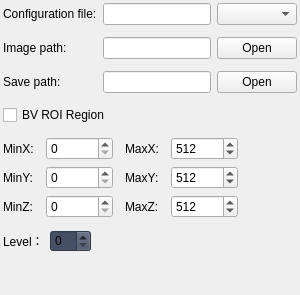
                          <widget class="QWidget" name="predict_page">
                           <layout class="QVBoxLayout" name="verticalLayout_59">
                            <property name="leftMargin">
                             <number>0</number>
                            </property>
                            <property name="topMargin">
                             <number>0</number>
                            </property>
                            <property name="rightMargin">
                             <number>0</number>
                            </property>
                            <property name="bottomMargin">
                             <number>0</number>
                            </property>
                            <item>
                             <widget class="QWidget" name="pred_widget" native="true">
                              <layout class="QVBoxLayout" name="verticalLayout_43">
                               <property name="leftMargin">
                                <number>0</number>
                               </property>
                               <property name="topMargin">
                                <number>0</number>
                               </property>
                               <property name="rightMargin">
                                <number>0</number>
                               </property>
                               <property name="bottomMargin">
                                <number>0</number>
                               </property>
                               <item>
                                <layout class="QGridLayout" name="gridLayout_8">
                                 <property name="leftMargin">
                                  <number>3</number>
                                 </property>
                                 <property name="topMargin">
                                  <number>3</number>
                                 </property>
                                 <property name="rightMargin">
                                  <number>3</number>
                                 </property>
                                 <property name="bottomMargin">
                                  <number>3</number>
                                 </property>
                                 <property name="verticalSpacing">
                                  <number>12</number>
                                 </property>
                                 <item row="2" column="1">
                                  <widget class="QLineEdit" name="predict_cfg_save_lineEdit">
                                   <property name="readOnly">
                                    <bool>true</bool>
                                   </property>
                                  </widget>
                                 </item>
                                 <item row="2" column="2">
                                  <widget class="QPushButton" name="predict_cfg_save_Button">
                                   <property name="text">
                                    <string>Open</string>
                                   </property>
                                  </widget>
                                 </item>
                                 <item row="2" column="0">
                                  <widget class="QLabel" name="label_12">
                                   <property name="text">
                                    <string>Save path:</string>
                                   </property>
                                  </widget>
                                 </item>
                                 <item row="1" column="0">
                                  <widget class="QLabel" name="label_10">
                                   <property name="text">
                                    <string>Image path:</string>
                                   </property>
                                  </widget>
                                 </item>
                                 <item row="0" column="2">
                                  <widget class="QComboBox" name="predict_cfg_comboBox"/>
                                 </item>
                                 <item row="0" column="0">
                                  <widget class="QLabel" name="label_11">
                                   <property name="text">
                                    <string>Configuration file:</string>
                                   </property>
                                  </widget>
                                 </item>
                                 <item row="0" column="1">
                                  <widget class="QWidget" name="cfg_widget" native="true">
                                   <layout class="QVBoxLayout" name="verticalLayout_26">
                                    <property name="spacing">
                                     <number>0</number>
                                    </property>
                                    <property name="leftMargin">
                                     <number>0</number>
                                    </property>
                                    <property name="topMargin">
                                     <number>0</number>
                                    </property>
                                    <property name="rightMargin">
                                     <number>0</number>
                                    </property>
                                    <property name="bottomMargin">
                                     <number>0</number>
                                    </property>
                                    <item>
                                     <widget class="QLineEdit" name="predict_cfg_lineEdit"/>
                                    </item>
                                   </layout>
                                  </widget>
                                 </item>
                                 <item row="1" column="2">
                                  <widget class="QPushButton" name="predict_cfg_images_Button">
                                   <property name="text">
                                    <string>Open</string>
                                   </property>
                                  </widget>
                                 </item>
                                 <item row="1" column="1">
                                  <widget class="QLineEdit" name="predict_cfg_images_lineEdit"/>
                                 </item>
                                </layout>
                               </item>
                               <item>
                                <layout class="QHBoxLayout" name="horizontalLayout_21">
                                 <property name="leftMargin">
                                  <number>3</number>
                                 </property>
                                 <property name="topMargin">
                                  <number>3</number>
                                 </property>
                                 <property name="rightMargin">
                                  <number>3</number>
                                 </property>
                                 <property name="bottomMargin">
                                  <number>3</number>
                                 </property>
                                 <item>
                                  <widget class="QCheckBox" name="bv_ROI_checkBox">
                                   <property name="text">
                                    <string>BV ROI Region</string>
                                   </property>
                                  </widget>
                                 </item>
                                </layout>
                               </item>
                               <item>
                                <widget class="QWidget" name="bv_ROI_widget" native="true">
                                 <property name="minimumSize">
                                  <size>
                                   <width>0</width>
                                   <height>0</height>
                                  </size>
                                 </property>
                                 <layout class="QVBoxLayout" name="verticalLayout_28">
                                  <property name="leftMargin">
                                   <number>0</number>
                                  </property>
                                  <property name="topMargin">
                                   <number>0</number>
                                  </property>
                                  <property name="rightMargin">
                                   <number>0</number>
                                  </property>
                                  <property name="bottomMargin">
                                   <number>0</number>
                                  </property>
                                  <item>
                                   <layout class="QGridLayout" name="gridLayout_13">
                                    <property name="leftMargin">
                                     <number>3</number>
                                    </property>
                                    <property name="topMargin">
                                     <number>3</number>
                                    </property>
                                    <property name="rightMargin">
                                     <number>3</number>
                                    </property>
                                    <property name="bottomMargin">
                                     <number>3</number>
                                    </property>
                                    <property name="horizontalSpacing">
                                     <number>12</number>
                                    </property>
                                    <property name="verticalSpacing">
                                     <number>6</number>
                                    </property>
                                    <item row="0" column="2">
                                     <widget class="QLabel" name="label_33">
                                      <property name="text">
                                       <string>MaxX:</string>
                                      </property>
                                     </widget>
                                    </item>
                                    <item row="0" column="0">
                                     <widget class="QLabel" name="label_7">
                                      <property name="text">
                                       <string>MinX:</string>
                                      </property>
                                     </widget>
                                    </item>
                                    <item row="0" column="4">
                                     <spacer name="horizontalSpacer_4">
                                      <property name="orientation">
                                       <enum>Qt::Horizontal</enum>
                                      </property>
                                      <property name="sizeHint" stdset="0">
                                       <size>
                                        <width>40</width>
                                        <height>20</height>
                                       </size>
                                      </property>
                                     </spacer>
                                    </item>
                                    <item row="1" column="3">
                                     <widget class="QSpinBox" name="MaxY_spinBox">
                                      <property name="sizePolicy">
                                       <sizepolicy hsizetype="Expanding" vsizetype="Fixed">
                                        <horstretch>0</horstretch>
                                        <verstretch>0</verstretch>
                                       </sizepolicy>
                                      </property>
                                      <property name="minimum">
                                       <number>0</number>
                                      </property>
                                      <property name="maximum">
                                       <number>99999999</number>
                                      </property>
                                      <property name="value">
                                       <number>512</number>
                                      </property>
                                     </widget>
                                    </item>
                                    <item row="2" column="3">
                                     <widget class="QSpinBox" name="MaxZ_spinBox">
                                      <property name="sizePolicy">
                                       <sizepolicy hsizetype="Expanding" vsizetype="Fixed">
                                        <horstretch>0</horstretch>
                                        <verstretch>0</verstretch>
                                       </sizepolicy>
                                      </property>
                                      <property name="minimum">
                                       <number>0</number>
                                      </property>
                                      <property name="maximum">
                                       <number>99999999</number>
                                      </property>
                                      <property name="value">
                                       <number>512</number>
                                      </property>
                                     </widget>
                                    </item>
                                    <item row="1" column="1">
                                     <widget class="QSpinBox" name="MinY_spinBox">
                                      <property name="sizePolicy">
                                       <sizepolicy hsizetype="Expanding" vsizetype="Fixed">
                                        <horstretch>0</horstretch>
                                        <verstretch>0</verstretch>
                                       </sizepolicy>
                                      </property>
                                      <property name="maximum">
                                       <number>99999999</number>
                                      </property>
                                     </widget>
                                    </item>
                                    <item row="1" column="0">
                                     <widget class="QLabel" name="label_34">
                                      <property name="text">
                                       <string>MinY:</string>
                                      </property>
                                     </widget>
                                    </item>
                                    <item row="2" column="2">
                                     <widget class="QLabel" name="label_37">
                                      <property name="text">
                                       <string>MaxZ:</string>
                                      </property>
                                     </widget>
                                    </item>
                                    <item row="1" column="2">
                                     <widget class="QLabel" name="label_35">
                                      <property name="text">
                                       <string>MaxY:</string>
                                      </property>
                                     </widget>
                                    </item>
                                    <item row="2" column="0">
                                     <widget class="QLabel" name="label_36">
                                      <property name="text">
                                       <string>MinZ:</string>
                                      </property>
                                     </widget>
                                    </item>
                                    <item row="0" column="3">
                                     <widget class="QSpinBox" name="MaxX_spinBox">
                                      <property name="sizePolicy">
                                       <sizepolicy hsizetype="Expanding" vsizetype="Fixed">
                                        <horstretch>0</horstretch>
                                        <verstretch>0</verstretch>
                                       </sizepolicy>
                                      </property>
                                      <property name="minimum">
                                       <number>0</number>
                                      </property>
                                      <property name="maximum">
                                       <number>99999999</number>
                                      </property>
                                      <property name="value">
                                       <number>512</number>
                                      </property>
                                     </widget>
                                    </item>
                                    <item row="2" column="1">
                                     <widget class="QSpinBox" name="MinZ_spinBox">
                                      <property name="sizePolicy">
                                       <sizepolicy hsizetype="Expanding" vsizetype="Fixed">
                                        <horstretch>0</horstretch>
                                        <verstretch>0</verstretch>
                                       </sizepolicy>
                                      </property>
                                      <property name="maximum">
                                       <number>99999999</number>
                                      </property>
                                     </widget>
                                    </item>
                                    <item row="0" column="1">
                                     <widget class="QSpinBox" name="MinX_spinBox">
                                      <property name="sizePolicy">
                                       <sizepolicy hsizetype="Expanding" vsizetype="Fixed">
                                        <horstretch>0</horstretch>
                                        <verstretch>0</verstretch>
                                       </sizepolicy>
                                      </property>
                                      <property name="maximum">
                                       <number>99999999</number>
                                      </property>
                                     </widget>
                                    </item>
                                   </layout>
                                  </item>
                                 </layout>
                                </widget>
                               </item>
                               <item>
                                <layout class="QHBoxLayout" name="horizontalLayout_8">
                                 <property name="leftMargin">
                                  <number>3</number>
                                 </property>
                                 <property name="topMargin">
                                  <number>3</number>
                                 </property>
                                 <property name="rightMargin">
                                  <number>3</number>
                                 </property>
                                 <property name="bottomMargin">
                                  <number>3</number>
                                 </property>
                                 <item>
                                  <widget class="QLabel" name="label_25">
                                   <property name="text">
                                    <string>Level：</string>
                                   </property>
                                  </widget>
                                 </item>
                                 <item>
                                  <widget class="QSpinBox" name="predict_level_spinBox">
                                   <property name="styleSheet">
                                    <string notr="true">background-color: rgb(70, 80, 100);</string>
                                   </property>
                                  </widget>
                                 </item>
                                 <item>
                                  <spacer name="horizontalSpacer_15">
                                   <property name="orientation">
                                    <enum>Qt::Horizontal</enum>
                                   </property>
                                   <property name="sizeHint" stdset="0">
                                    <size>
                                     <width>40</width>
                                     <height>20</height>
                                    </size>
                                   </property>
                                  </spacer>
                                 </item>
                                </layout>
                               </item>
                               <item>
                                <spacer name="verticalSpacer_6">
                                 <property name="orientation">
                                  <enum>Qt::Vertical</enum>
                                 </property>
                                 <property name="sizeHint" stdset="0">
                                  <size>
                                   <width>20</width>
                                   <height>40</height>
                                  </size>
                                 </property>
                                </spacer>
                               </item>
                              </layout>
                             </widget>
                            </item>
                           </layout>
                          </widget>
